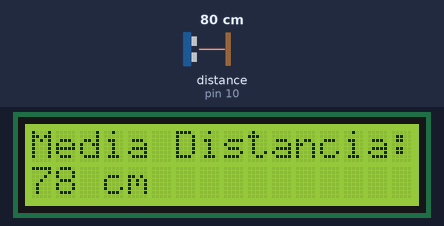
Recording of a sketch running on a simulated Arduino Uno, built with avr-gcc and run on an emulated ATmega328P. On the bench: 16×2 character LCD. Wiring (inferred from the names in the program): ultrasonic range finder: trigger pin 9; echo pin 10. Inputs (shaded band) come from the test bench; at power-on: distance to the obstacle (sensor on pin 10) 80 cm. The echo pulse lasts 58.3 µs per cm; what the sketch prints to the serial monitor is not drawn.

Above: at 3.1 s.
3.2 s: distance to the obstacle (sensor on pin 10) set to 2 cm
At 5.6 s:
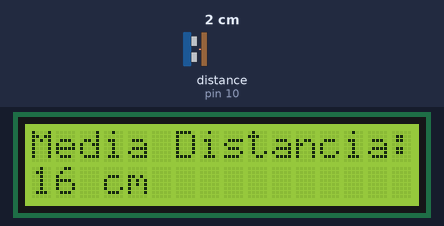
6.2 s: distance to the obstacle (sensor on pin 10) set to 4 cm
At 8.7 s:
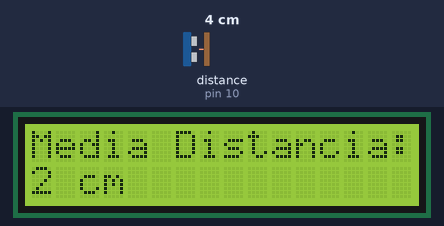
9.0 s: distance to the obstacle (sensor on pin 10) set to 9 cm
At 10.6 s:
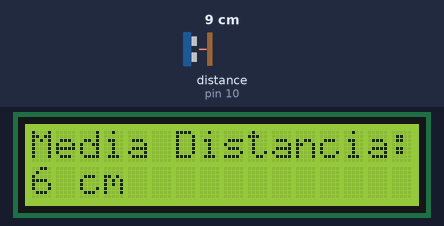
Timing chart, 0 to 12.1 s (numbered marks = the images above; inputs shaded):
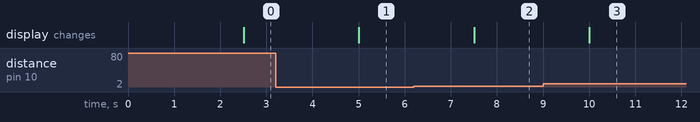

Measured:
- after the input at 3.2 s, the display: changes after 1.8 s (image 1)
- after the input at 6.2 s, the display: changes after 1.3 s (image 2)
- after the input at 9.0 s, the display: changes after 1.0 s (image 3)

The sketch:

ARRAY_ultrasonico.ino
```cpp
#include <Arduino.h>
#include <LiquidCrystal.h>

// Define the pins for the ultrasonic sensor
#define TRIG_PIN 9
#define ECHO_PIN 10
// Define os pinos de conexão com o LCD
const int rs = 11;
const int en = 12;
const int d4 = 5;
const int d5 = 4;
const int d6 = 3;
const int d7 = 2;

// Inicializa o objeto LiquidCrystal com os pinos definidos
LiquidCrystal lcd(rs, en, d4, d5, d6, d7);

const int numLeituras = 5; // Número de leituras para calcular a média
int leituras[numLeituras]; // Array para armazenar as leituras
int soma = 0;              // Soma das leituras
int media = 0;             // Média das leituras
int indice = 0;            // Índice atual no array

unsigned long previousMillis = 0; // Armazena o último tempo em que a leitura foi feita
const long interval = 500;        // Intervalo entre leituras (em milissegundos)

void setup() {
  // Initialize the serial communication
  Serial.begin(9600);

  // Set the trigger pin as output and the echo pin as input
  pinMode(TRIG_PIN, OUTPUT);
  pinMode(ECHO_PIN, INPUT);

  // Initialize the LCD
  lcd.begin(16, 2); // Configura o LCD com 16 colunas e 2 linhas
  lcd.print("Media Distancia:");
}

void loop() {
  // Get the current time
  unsigned long currentMillis = millis();

  // Check if the interval has passed
  if (currentMillis - previousMillis >= interval) {
    // Save the last time a reading was taken
    previousMillis = currentMillis;

    // Clear the trigger pin
    digitalWrite(TRIG_PIN, LOW);
    delayMicroseconds(2);

    // Set the trigger pin high for 10 microseconds
    digitalWrite(TRIG_PIN, HIGH);
    delayMicroseconds(10);
    digitalWrite(TRIG_PIN, LOW);

    // Read the echo pin and calculate the distance
    int distancia = pulseIn(ECHO_PIN, HIGH) * 0.034 / 2;

    // Store the reading in the array
    leituras[indice] = distancia;

    // Increment the index
    indice++;

    // Print the current reading
    Serial.print("Leitura ");
    Serial.print(indice);
    Serial.print(": ");
    Serial.print(distancia);
    Serial.println(" cm");

    // Check if all readings have been taken
    if (indice == numLeituras) {
      // Calculate the sum of the readings
      soma = 0;
      for (int i = 0; i < numLeituras; i++) {
        soma += leituras[i];
      }

      // Calculate the average
      media = soma / numLeituras;

      // Print the average on Serial Monitor
      Serial.println("-----");
      Serial.print("Media das distancias: ");
      Serial.print(media);
      Serial.println(" cm");
      Serial.println("-----");

      // Display the average on the LCD
      lcd.setCursor(0, 1); // Move the cursor to the second row
      lcd.print("                "); // Clear the row
      lcd.setCursor(0, 1); // Move the cursor back to the start
      lcd.print(media);
      lcd.print(" cm");

      // Reset the index for new readings
      indice = 0;
    }
  }
}
```
